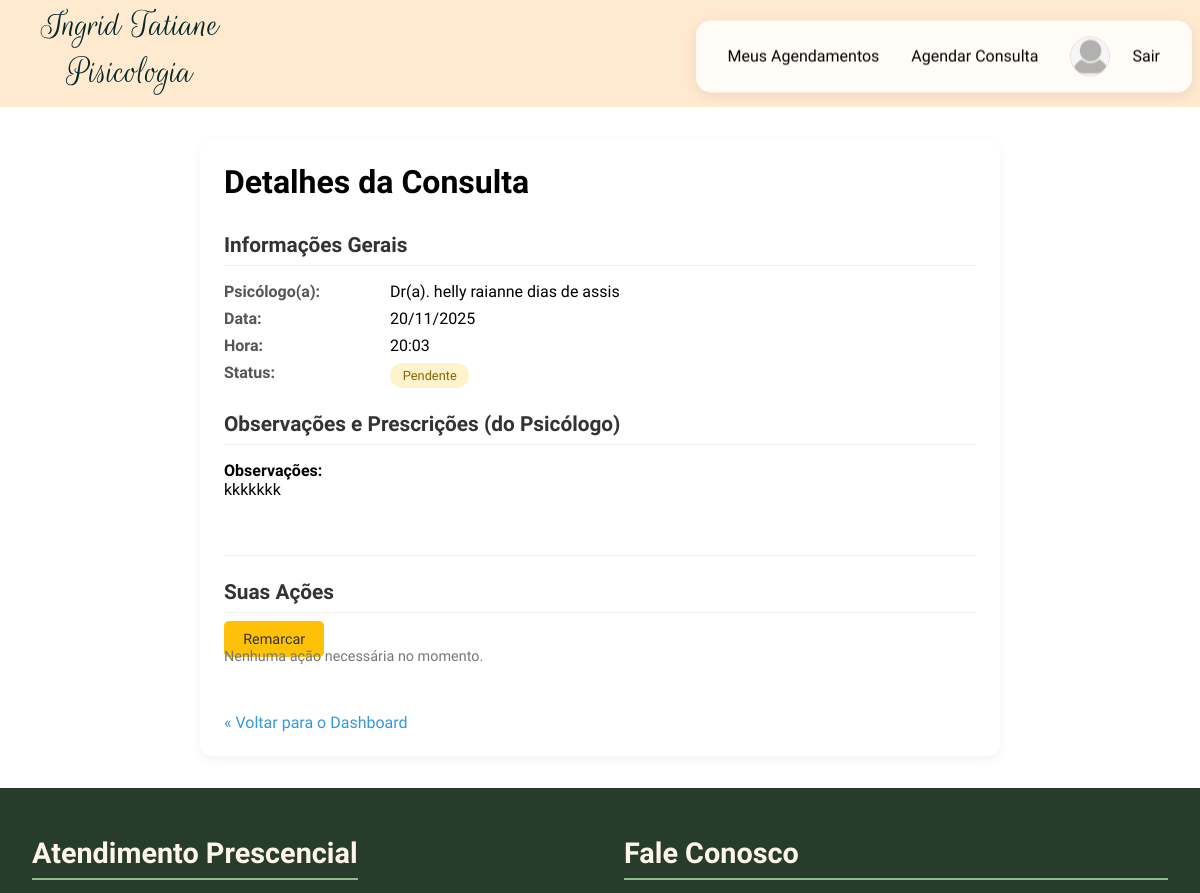
/dashboard/paciente/consulta/6/detalhes/ (signed in, upper part), run on an earlier commit of the app's database.
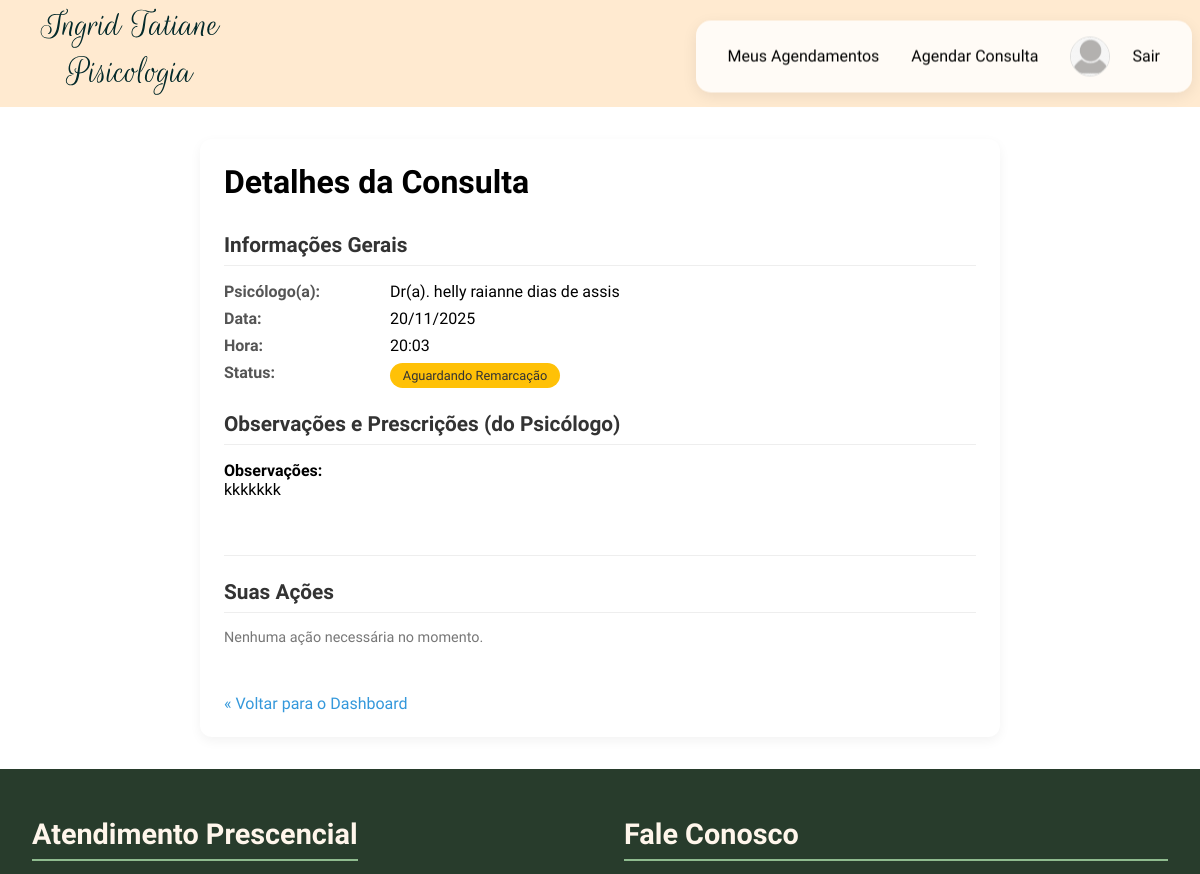
And on a later commit of the database.
### core/models.py (models this page shows, shortened)
class Consulta(models.Model):
    STATUS_CHOICES = [
        ('pendente', 'Pendente'),
        ('confirmada', 'Confirmada'),
        ('aguardando_remarcacao', 'Aguardando Remarcação'),
        ('cancelada', 'Cancelada'),
        ('realizada', 'Realizada'),
    ]
    id_consulta = models.AutoField(primary_key=True)
    paciente = models.ForeignKey(Paciente, on_delete=models.CASCADE, related_name='consultas')
    psicologo = models.ForeignKey(Psicologo, on_delete=models.CASCADE, related_name='consultas')
    data = models.DateField("Data")
    hora = models.TimeField("Hora")
    observacao = models.TextField("Observação", null=True, blank=True)
    prescricao = models.TextField("Prescrição", null=True, blank=True)
    diagnostico_texto = models.TextField("Diagnóstico (texto)", null=True, blank=True, help_text="Campo 'diagnostico' do diagrama")
    status = models.CharField("Status", max_length=25, choices=STATUS_CHOICES, default='pendente')
    paciente_confirmou_presenca = models.BooleanField(
        "Presença Confirmada pelo Paciente",
        default=False,
        help_text="Indica se o paciente clicou em 'Confirmar Presença'"
    )

class Psicologo(models.Model):
    usuario = models.OneToOneField(Usuario, on_delete=models.CASCADE, related_name='psicologo')
    crp = models.CharField("CRP", max_length=20, unique=True) # CRP é único
    especialidade = models.CharField("Especialidade", max_length=100, null=True, blank=True)

class Usuario(models.Model):
    user = models.OneToOneField(User, on_delete=models.CASCADE, related_name='usuario')
    cpf = models.CharField("CPF", max_length=11, unique=True) # CPF é único
    nome = models.CharField("Nome Completo", max_length=100)
    idade = models.IntegerField("Idade", null=True, blank=True)
    rua = models.CharField("Rua/Avenida", max_length=100, null=True, blank=True)
    numero = models.CharField("Número", max_length=10, null=True, blank=True)
    bairro = models.CharField("Bairro", max_length=50, null=True, blank=True)
    cidade = models.CharField("Cidade", max_length=50, null=True, blank=True)
    cep = models.CharField("CEP", max_length=8, null=True, blank=True)
    email = models.EmailField("Email", unique=True)
    foto_perfil = models.ImageField(
        "Foto de Perfil",
        upload_to='fotos_perfil/', # Salvará as fotos em MEDIA_ROOT/fotos_perfil/
        null=True,
        blank=True, # Permite que o campo seja opcional
        default='fotos_perfil/default.png' # Opcional: Uma imagem padrão
    )

### paciente/views.py (the view)
# urls.py: path('consulta/<int:consulta_id>/detalhes/', views.consulta_detalhes_paciente, name='consulta_detalhes'),
@login_required
def consulta_detalhes_paciente(request, consulta_id):
    if not hasattr(request.user, 'usuario') or not hasattr(request.user.usuario, 'paciente'):
        messages.error(request, "Acesso não permitido.")
        return redirect('home')
    consulta = get_object_or_404(
        Consulta,
        id_consulta=consulta_id,
        paciente=request.user.usuario.paciente
    )
    diagnosticos_registrados = consulta.diagnosticos.all()
    context = {
        'consulta': consulta,
        'diagnosticos_registrados': diagnosticos_registrados
    }
    return render(request, 'paciente/consulta_detalhes.html', context)

### paciente/templatetags/consulta_tags.py (called while the page is built)
@register.filter
def can_reschedule(consulta):
    if consulta.status not in ['pendente', 'confirmada']:
        return False
    try:
        consulta_datetime = datetime.combine(consulta.data, consulta.hora)
        now = timezone.now()
        limite_remarcacao = consulta_datetime - timedelta(hours=6)
        if timezone.is_aware(now) and not timezone.is_aware(limite_remarcacao):
            limite_remarcacao = timezone.make_aware(limite_remarcacao, timezone.get_current_timezone())
        elif not timezone.is_aware(now) and timezone.is_aware(limite_remarcacao):
            now = timezone.make_aware(now, timezone.get_current_timezone())
        return now < limite_remarcacao
    except (TypeError, ValueError):
        return False
    except Exception:
        return False

### paciente/templates/paciente/consulta_detalhes.html (shortened to what this page needs)
{% extends 'base.html' %}
{% load consulta_tags %}
{% load static %}
{% block css %}
    <link rel="stylesheet" href="{% static 'css/public/dashboard_shared.css' %}">
{% endblock %}
{% block content %}
<div class="dashboard-container detalhes-container dashboard-card"> <div class="dashboard-header" style="margin-bottom: 2rem;">
        <h1>Detalhes da Consulta</h1>
    </div>
    <div class="info-section">
        <h2>Informações Gerais</h2>
        <div class="info-grid">
            <strong>Psicólogo(a):</strong> <span>Dr(a). {{ consulta.psicologo.usuario.nome }}</span>
            <strong>Data:</strong> <span>{{ consulta.data|date:"d/m/Y" }}</span>
            <strong>Hora:</strong> <span>{{ consulta.hora|time:"H:i" }}</span>
            <strong>Status:</strong>
            <span>
                <span class="consulta-status-paciente status-{{ consulta.status }}">
                    {{ consulta.get_status_display }}
                </span>
            </span>
        </div>
    </div>
    {% if consulta.observacao or consulta.prescricao %}
    <div class="info-section">
        <h2>Observações e Prescrições (do Psicólogo)</h2>
        {% if consulta.observacao %}
            <p><strong>Observações:</strong><br>{{ consulta.observacao|linebreaksbr }}</p>
        {% endif %}
    </div>
    {% endif %}
    <div class="info-section action-buttons-paciente" style="margin-top: 2rem; border-top: 1px solid #eee; padding-top: 1.5rem;">
        <h2>Suas Ações</h2>
        {% if consulta|can_reschedule %}
            <a href="{% url 'paciente:solicitar_remarcacao' consulta.id_consulta %}" class="btn btn-secondary" style="background-color: #ffc107; color: #333;">Remarcar</a>
        {% endif %}
        {% if consulta.status == 'confirmada' %}
            {% if not consulta.paciente_confirmou_presenca %}
                <form method="POST" action="{% url 'paciente:confirmar_presenca' consulta.id_consulta %}" style="display: inline;">
                    {% csrf_token %}
                    <button type="submit" class="btn btn-primary">Confirmar Presença</button>
                </form>
            {% else %}
                <span style="font-size: 1rem; color: #155724; font-weight: bold;">✓ Sua presença está confirmada.</span>
            {% endif %}
        {% else %}
            <p style="color: #777; font-size: 0.9rem;">Nenhuma ação necessária no momento.</p>
        {% endif %}
    </div>
    <a href="{% url 'paciente:dashboard' %}" class="back-link">&laquo; Voltar para o Dashboard</a>
</div>
{% endblock %}

What changed in the data, as far as the page shows it:
changed Consulta "kkkkkkk": status "Pendente" → "Aguardando Remarcação"
Also different on the page:
text no longer shown: "Remarcar"
